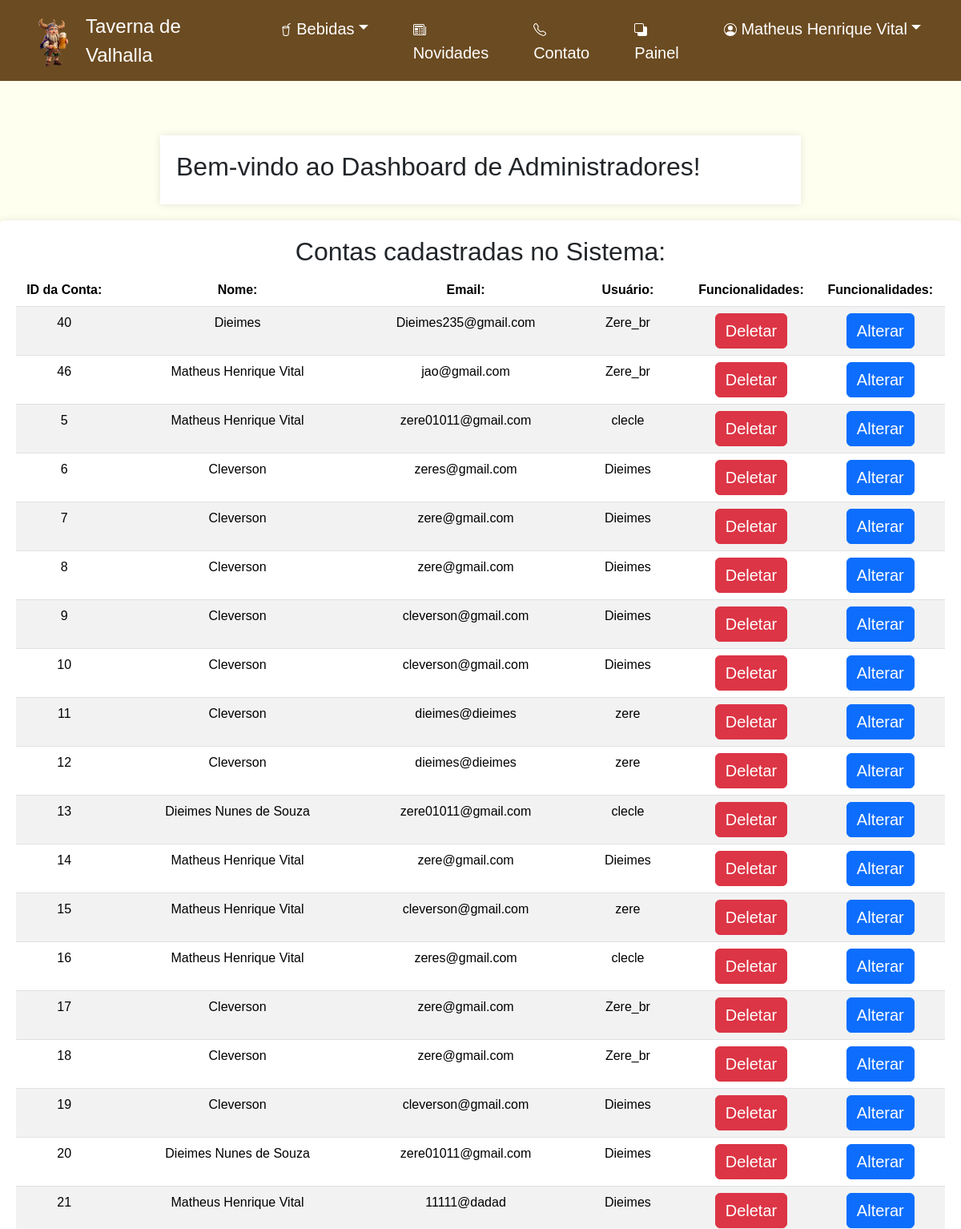
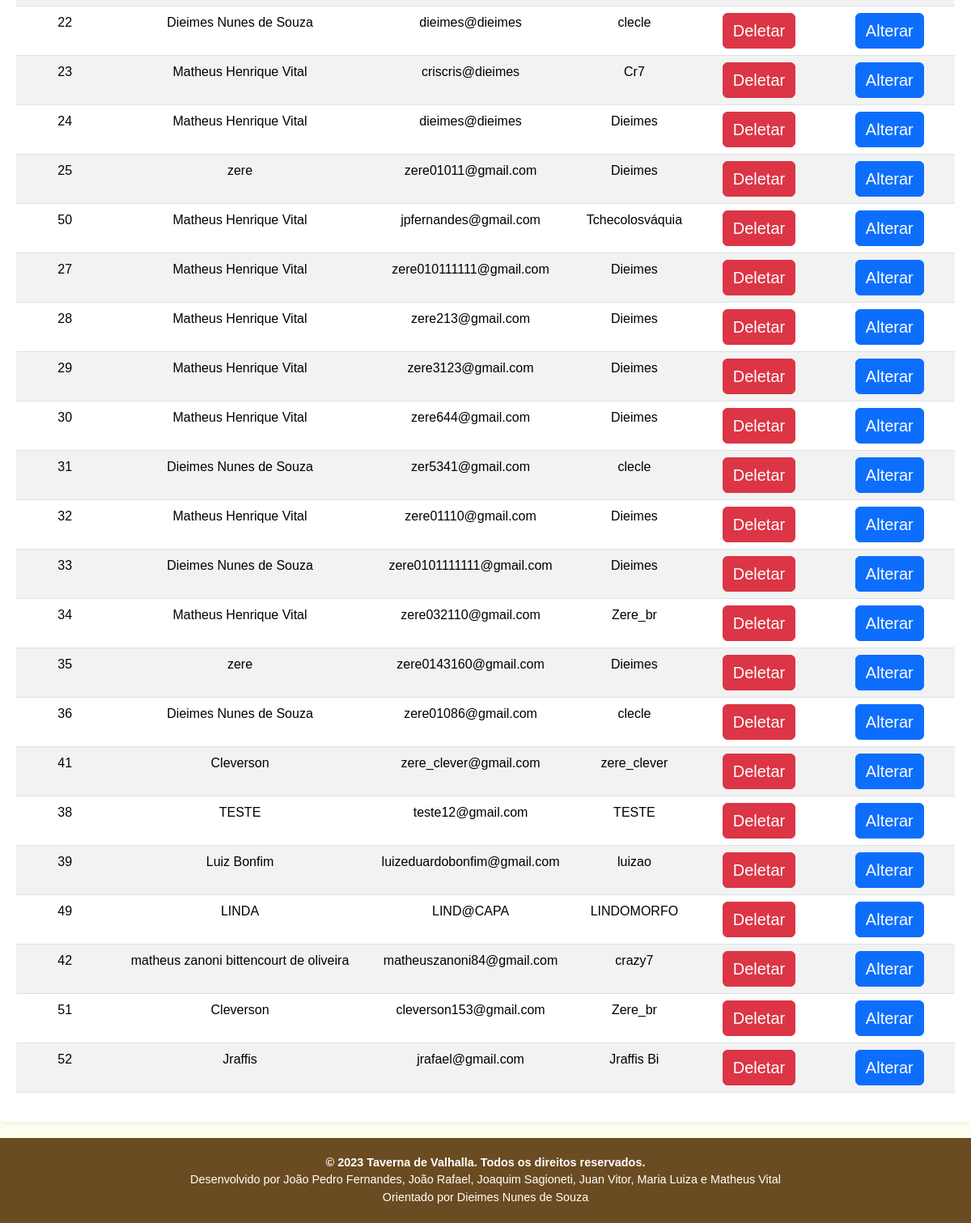
The app's page /adm/contas_sistema.php (signed in) with its own data (2 pictures, top to bottom).
### tables this page shows
CREATE TABLE IF NOT EXISTS `cadastro` (
  `id_login` int(11) NOT NULL AUTO_INCREMENT,
  `email` varchar(100) NOT NULL,
  `senha` varchar(100) NOT NULL,
  `nome` varchar(100) NOT NULL,
  `telefone` varchar(16) NOT NULL,
  `username` varchar(100) NOT NULL,
  `cpf` varchar(100) NOT NULL,
  `endereco` varchar(100) NOT NULL,
  `foto_perfil_caminho` varchar(300) NOT NULL,
  PRIMARY KEY (`id_login`)
);

### adm/contas_sistema.php (the view, shortened to what this page needs)
<?php
include('../static/conexao.php');
$consultar_banco = "SELECT * FROM cadastro";
$retorno_consulta = $mysqli->query($consultar_banco) or die($mysqli->error);
?>
<!DOCTYPE html>
<html lang="pt-br">
<head>
    <link rel="stylesheet" href="style.css">
    <link href="https://cdn.jsdelivr.net/npm/bootstrap@5.3.2/dist/css/bootstrap.min.css" rel="stylesheet">
    <link rel="stylesheet" href="../css/style.css">
    <link rel="stylesheet" href="../css/dieimes.css">
    <link rel="stylesheet" href="../css/menu_dieimes.css">
</head>
<body>
    <?php
    include('../static/menu.php');
    ?>
    <br>
    <br>
    <main>
        <h2>Bem-vindo ao Dashboard de Administradores!</h2>
    </main>
    <div id="contaaiiner" class="container-fluid">
    <div class="row-fluid">
        <div id="alinhar_dashboard" class="table-responsive">
            <h2>Contas cadastradas no Sistema:</h2>
            <div class="table-responsive">
            <table id="table" class="table table-striped">
                <thead>
                    <tr>
                        <th>ID da Conta:</th>
                        <th>Nome:</th>
                        <th>Email:</th>
                        <th>Usuário:</th>
                        <th>Funcionalidades:</th>
                        <th>Funcionalidades:</th>
                    </tr>
                </thead>
                <tbody>
                    <?php
                    while ($logins = $retorno_consulta->fetch_assoc()) {
                    ?>
                        <tr>
                            <td><?php echo $logins['id_login']; ?></td>
                            <td><?php echo $logins['nome']; ?> </td>
                            <td><?php echo $logins['email']; ?> </td>
                            <td><?php echo $logins['username']; ?></td>
                            <td class="text-center">
                                <a id="butao-adm" class="btn btn-danger" href="../user/deletar.php?codigo_cadastro=<?php echo $logins['id_login']; ?>">Deletar</a>
                            </td>
                            <td class="text-center">
                                <a id="butao-adm" class="btn btn-primary" href="alterar/alterar_adm.php">Alterar</a>
                            </td>
                        </tr>
                    <?php
                    }
                    ?>
                </tbody>
            </table>
            </div>
        </div>
        </div>
    </div>
    <?php
    include('../static/rodape.php');
    ?>
</body>
</html>

### css/style.css (style rules this page uses)
body { font-family: sans-serif; background-color: #FFFFF0; font-family: Arial, sans-serif; background-color: #f2f2f2; margin: 0; padding: 0; height: 100vh; background-color: #FFFFF0; }
.btn { color: #393c3d; font-size: 20px; }
a { color: #000000; }
#contaaiiner { max-width: 1200px; margin: 20px auto; padding: 20px; background-color: #fff; border-radius: 5px; box-shadow: 0 0 10px rgba(0, 0, 0, 0.1); }
* { margin: 0; padding: 0; box-sizing: border-box; }
main { max-width: 800px; margin: 20px auto; padding: 20px; background-color: #fff; box-shadow: 0 0 10px rgba(0, 0, 0, 0.1); }
#butao-adm { color: white; }
#alinhar_dashboard { text-align: center; }
td.text-center { min-width: 100px; }
#butao-adm { white-space: nowrap; }

### css/dieimes.css (style rules this page uses)
body { font-family: sans-serif; font-family: Arial, sans-serif; background-color: #FFFFF0; }

### css/menu_dieimes.css (style rules this page uses)
body { font-family: Arial, sans-serif; }

### records on screen
cadastro: id_login "40", nome "Dieimes", email "Dieimes235@gmail.com", username "Zere_br"
cadastro: id_login "46", nome "Matheus Henrique Vital", email "jao@gmail.com", username "Zere_br"
cadastro: id_login "5", nome "Matheus Henrique Vital", email "zere01011@gmail.com", username "clecle"
cadastro: id_login "6", nome "Cleverson", email "zeres@gmail.com", username "Dieimes"
cadastro: id_login "7", nome "Cleverson", email "zere@gmail.com", username "Dieimes"
cadastro: id_login "8", nome "Cleverson", email "zere@gmail.com", username "Dieimes"
cadastro: id_login "9", nome "Cleverson", email "cleverson@gmail.com", username "Dieimes"
cadastro: id_login "10", nome "Cleverson", email "cleverson@gmail.com", username "Dieimes"
cadastro: id_login "11", nome "Cleverson", email "dieimes@dieimes", username "zere"
cadastro: id_login "12", nome "Cleverson", email "dieimes@dieimes", username "zere"
cadastro: id_login "13", nome "Dieimes Nunes de Souza", email "zere01011@gmail.com", username "clecle"
cadastro: id_login "14", nome "Matheus Henrique Vital", email "zere@gmail.com", username "Dieimes"
cadastro: id_login "15", nome "Matheus Henrique Vital", email "cleverson@gmail.com", username "zere"
cadastro: id_login "16", nome "Matheus Henrique Vital", email "zeres@gmail.com", username "clecle"
cadastro: id_login "17", nome "Cleverson", email "zere@gmail.com", username "Zere_br"
cadastro: id_login "18", nome "Cleverson", email "zere@gmail.com", username "Zere_br"
cadastro: id_login "19", nome "Cleverson", email "cleverson@gmail.com", username "Dieimes"
cadastro: id_login "20", nome "Dieimes Nunes de Souza", email "zere01011@gmail.com", username "Dieimes"
cadastro: id_login "21", nome "Matheus Henrique Vital", email "11111@dadad", username "Dieimes"
cadastro: id_login "22", nome "Dieimes Nunes de Souza", email "dieimes@dieimes", username "clecle"
cadastro: id_login "23", nome "Matheus Henrique Vital", email "criscris@dieimes", username "Cr7"
cadastro: id_login "24", nome "Matheus Henrique Vital", email "dieimes@dieimes", username "Dieimes"
cadastro: id_login "25", nome "zere", email "zere01011@gmail.com", username "Dieimes"
cadastro: id_login "50", nome "Matheus Henrique Vital", email "jpfernandes@gmail.com", username "Tchecolosváquia"
cadastro: id_login "27", nome "Matheus Henrique Vital", email "zere010111111@gmail.com", username "Dieimes"
cadastro: id_login "28", nome "Matheus Henrique Vital", email "zere213@gmail.com", username "Dieimes"
cadastro: id_login "29", nome "Matheus Henrique Vital", email "zere3123@gmail.com", username "Dieimes"
cadastro: id_login "30", nome "Matheus Henrique Vital", email "zere644@gmail.com", username "Dieimes"
cadastro: id_login "31", nome "Dieimes Nunes de Souza", email "zer5341@gmail.com", username "clecle"
cadastro: id_login "32", nome "Matheus Henrique Vital", email "zere01110@gmail.com", username "Dieimes"
cadastro: id_login "33", nome "Dieimes Nunes de Souza", email "zere0101111111@gmail.com", username "Dieimes"
cadastro: id_login "34", nome "Matheus Henrique Vital", email "zere032110@gmail.com", username "Zere_br"
cadastro: id_login "35", nome "zere", email "zere0143160@gmail.com", username "Dieimes"
cadastro: id_login "36", nome "Dieimes Nunes de Souza", email "zere01086@gmail.com", username "clecle"
cadastro: id_login "41", nome "Cleverson", email "zere_clever@gmail.com", username "zere_clever"
cadastro: id_login "38", nome "TESTE", email "teste12@gmail.com", username "TESTE"
cadastro: id_login "39", nome "Luiz Bonfim", email "luizeduardobonfim@gmail.com", username "luizao"
cadastro: id_login "49", nome "LINDA", email "LIND@CAPA", username "LINDOMORFO"
cadastro: id_login "42", nome "matheus zanoni bittencourt de oliveira", email "matheuszanoni84@gmail.com", username "crazy7"
cadastro: id_login "51", nome "Cleverson", email "cleverson153@gmail.com", username "Zere_br"
cadastro: id_login "52", nome "Jraffis", email "jrafael@gmail.com", username "Jraffis Bi"

### other values on screen
$_SESSION['nome'] "Matheus Henrique Vital"
